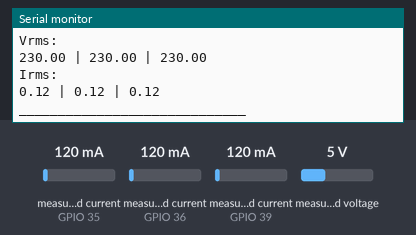
Simulated run of this program. Board: ESP32. Shown: the last lines printed to the serial monitor. The test bench sets the inputs (shaded band); at power-on: measured current (sensors on GPIO 35, GPIO 36, GPIO 39) 120 mA, measured voltage 5 V. WiFi joins after 1.5 s; servers stay silent unless stated; no MQTT or app messages arrive unless stated; not simulated (calls return 0 or success): secrets.h; names the files do not define were given values by the test bench: BROKER_PORT = 1883.

Above: at 2.8 s.
2.9 s: measured current (sensor on GPIO 35) set to 40 mA
At 3.6 s:
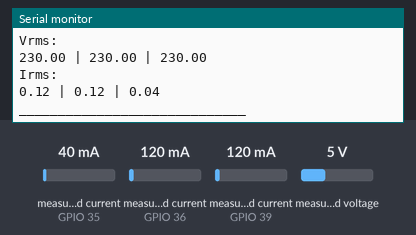
4.4 s: measured current (sensor on GPIO 36) set to 40 mA
At 5.8 s:
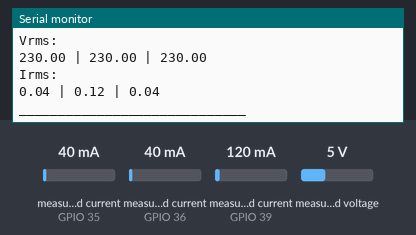
5.9 s: measured current (sensor on GPIO 39) set to 40 mA
At 7.3 s:
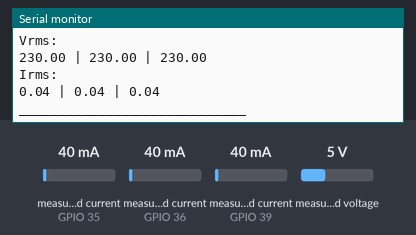
7.4 s: measured voltage set to 0.3 V
8.9 s: measured current (sensor on GPIO 35) set to 500 mA
At 9.6 s:
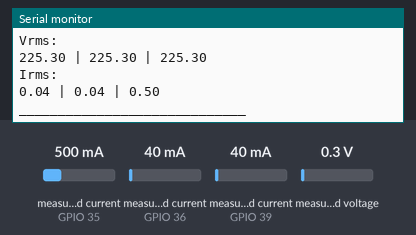
10.4 s: measured current (sensor on GPIO 36) set to 500 mA
At 11.9 s:
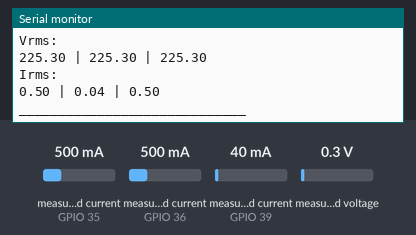
Timing chart, 0 to 12.9 s (numbered marks = the images above; inputs shaded):
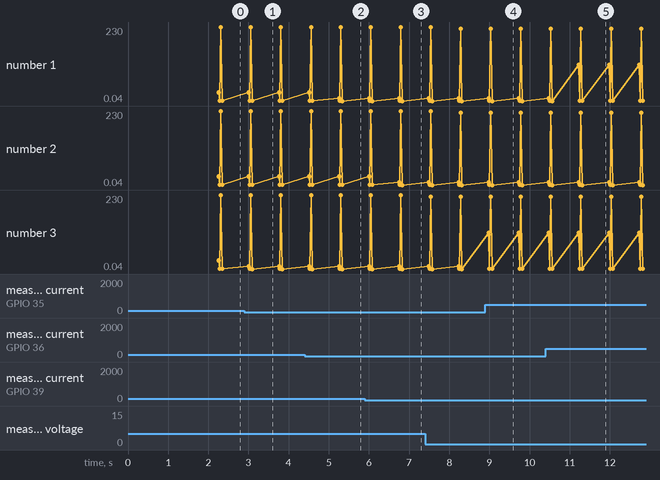

The program:

main.cpp
```cpp
#include <Arduino.h>
#include <WiFi.h>
#include <PubSubClient.h>
#include <math.h>
#include <HTTPClient.h>
#include <secrets.h>
#include <string.h>
#include <ArduinoJson.h>
#include <EmonLib.h>


//Lolin 32 Lite pinout and specs
//https://mischianti.org/esp32-wemos-lolin32-lite-high-resolution-pinout-and-specs/


const char* SSID = WIFI_SSID;
const char* PASSWORD = WIFI_PASSWORD;

const char* mqtt_server = MQTT_SERVER; // Home Asistant IP
const int mqqt_port = BROKER_PORT;
const char* brokerUser = BROKER_USER;
const char* brokerPass = BROKER_PASS;
const char* broker = BROKER;

const char *api_url = "https://mgrey.se/espot?format=json";

// pin definitions
#define CURRENT_PHASE1 36
#define CURRENT_PHASE2 39
#define CURRENT_PHASE3 35

#define VOLT_PHASE1 32
#define VOLT_PHASE2 33
#define VOLT_PHASE3 34


//objects

WiFiClient espClient;
PubSubClient client(espClient);

EnergyMonitor emon_p1; // e monitor phase 1
EnergyMonitor emon_p2; // e monitor phase 2
EnergyMonitor emon_p3; // e monitor phase 3


unsigned long startMillis;
unsigned long currentMillis;


// put function declarations here:

boolean has_it_been_minutes(int seconds);
void send_data_via_MQTT(void);
void get_readings();
float get_current_reading(int CurrentPin);
float calculatePhaseShift(float voltage, float current);
void setupWifi();
void mqtt_reconnect();
void callback(char* topic, byte* payload, unsigned int length);
void fetchAPIData();
void extract_spot_price_Values(String json, String area_key, String hour_key, String price_key);


// setup code here
void setup(){
  Serial.begin(9600);
  Serial.println("Starting...");
  setupWifi();
  client.setServer(mqtt_server, mqqt_port);


  startMillis = millis();
  currentMillis = startMillis;

  emon_p1.voltage(VOLT_PHASE1, 190, 2.7); // Voltage: input pin, calibration, phase_shift
  emon_p1.current(CURRENT_PHASE1, 1.2); // Current: input pin, calibration.

  emon_p2.voltage(VOLT_PHASE2, 190, 2.7);
  emon_p2.current(CURRENT_PHASE2, 1.2);

  emon_p3.voltage(VOLT_PHASE3, 200, 2.7);
  emon_p3.current(CURRENT_PHASE3, 1.2);
}


typedef struct power{
  float Phase1;
  float Phase2;
  float Phase3;
  float Total;
  float TotalActive;
  float TotalRecative;
  float PowerFactorR;
  float PowerFactorS;
  float PowerFactorT;
} Power;

Power power = {0.0, 0.0, 0.0, 0.0, 0.0, 0.0, 0.0, 0.0, 0.0};

float volt_Phase1 = 0.0;
float volt_Phase2 = 0.0;
float volt_Phase3 = 0.0;

float current_Phase1 = 0.0;
float current_Phase2 = 0.0;
float current_Phase3 = 0.0;

float phaseShift = 0.0;

float hour = 0.0;
float previous_hour = 0.0;
float spot_price = 0.0;
float k_watt_hours = 0.0;
float k_watt_hours_per_day = 0.0;
float day_cost = 0.0;


int kwh_count = 0;

// main loop here
void loop(){
  if (!client.connected()) {
    mqtt_reconnect();
  }
  client.loop();


  emon_p1.calcVI(20, 2000);
  emon_p2.calcVI(20, 2000);
  emon_p3.calcVI(20, 2000);

  Serial.print("\nApparent power:\n");
  Serial.print(emon_p1.apparentPower);
  Serial.print(" | ");
  Serial.print(emon_p2.apparentPower);
  Serial.print(" | ");
  Serial.println(emon_p3.apparentPower);

  Serial.print("\n\n\n\nActive power:\n");
  Serial.print(emon_p1.realPower);
  Serial.print(" | ");
  Serial.print(emon_p2.realPower);
  Serial.print(" | ");
  Serial.println(emon_p3.realPower);


  Serial.print("\nPF:\n");
  Serial.print(emon_p1.powerFactor);
  Serial.print(" | ");
  Serial.print(emon_p2.powerFactor);
  Serial.print(" | ");
  Serial.println(emon_p3.powerFactor);

  Serial.print("\nVrms:\n");
  Serial.print(emon_p1.Vrms);
  Serial.print(" | ");
  Serial.print(emon_p2.Vrms);
  Serial.print(" | ");
  Serial.println(emon_p3.Vrms);

  Serial.print("\nIrms:\n");
  Serial.print(emon_p1.Irms);
  Serial.print(" | ");
  Serial.print(emon_p2.Irms);
  Serial.print(" | ");
  Serial.println(emon_p3.Irms);
  Serial.println("_____________________________");

power.TotalActive = emon_p1.realPower + emon_p2.realPower + emon_p3.realPower;
power.Total = emon_p1.apparentPower + emon_p2.apparentPower + emon_p3.apparentPower;

float p1_reactive = sqrt(pow(emon_p1.apparentPower, 2) - pow(emon_p1.realPower, 2));
float p2_reactive = sqrt(pow(emon_p2.apparentPower, 2) - pow(emon_p2.realPower, 2));
float p3_reactive = sqrt(pow(emon_p3.apparentPower, 2) - pow(emon_p3.realPower, 2));
power.TotalRecative = p1_reactive + p2_reactive + p3_reactive;


  // check for if 15 min has been if so then send spot prices etc
  if(has_it_been_minutes(15) == true) {
    fetchAPIData(); //update value for every 5 minuts for safety since 60 minuts would be close to the chagning point
    if(previous_hour != hour && previous_hour < 23){ // if a a new hour is detected then add that to the total cost per day
      day_cost = day_cost + (0.01 * spot_price * k_watt_hours);
      previous_hour = hour;
      client.publish("Home-Power/energy/day_cost", String(day_cost).c_str(), true); // update day cost for every hour
      client.publish("Home-Power/energy/spot_price", String(spot_price).c_str(), true);
    }
    else if(previous_hour != hour && previous_hour == 23){ // if a new day is detected then reset the daily cost
      day_cost = 0.0;
      previous_hour = hour;
      client.publish("Home-Power/energy/day_cost", String(day_cost).c_str(), true); // update day cost for every hour
      client.publish("Home-Power/energy/spot_price", String(spot_price).c_str(), true);
    }
  }


  // send emon power readings via MQTT
  send_data_via_MQTT();

}


boolean has_it_been_minutes(int minutes){
  currentMillis = millis();
  if(currentMillis - startMillis >= minutes * 1000 * 60){
    startMillis = currentMillis;
    return true;
  }
  else{
    return false;
  }
}


void send_data_via_MQTT(void){
  //voltage
  client.publish("Home-Power/volt/Phase1", String(emon_p1.Vrms).c_str(), true);
  client.publish("Home-Power/volt/Phase2", String(emon_p2.Vrms).c_str(), true);
  client.publish("Home-Power/volt/Phase3", String(emon_p3.Vrms).c_str(), true);

  //current
  client.publish("Home-Power/current/Phase1", String(emon_p1.Irms).c_str(), true);
  client.publish("Home-Power/current/Phase2", String(emon_p2.Irms).c_str(), true);
  client.publish("Home-Power/current/Phase3", String(emon_p3.Irms).c_str(), true);

  //power
  client.publish("Home-Power/power/Phase1", String(emon_p1.apparentPower).c_str(), true);
  client.publish("Home-Power/power/Phase2", String(emon_p2.apparentPower).c_str(), true);
  client.publish("Home-Power/power/Phase3", String(emon_p3.apparentPower).c_str(), true);

  client.publish("Home-Power/power/Total", String(power.Total).c_str(), true);
  client.publish("Home-Power/power/Total_active", String(power.TotalActive).c_str(), true);
  client.publish("Home-Power/power/Total_reactive", String(power.TotalRecative).c_str(), true);

  //PF
  client.publish("Home-Power/power/Power_factorR", String(emon_p1.powerFactor*100).c_str(), true);
  client.publish("Home-Power/power/Power_factorS", String(emon_p2.powerFactor*100).c_str(), true);
  client.publish("Home-Power/power/Power_factorT", String(emon_p3.powerFactor*100).c_str(), true);

}


void mqtt_reconnect(){
  // Loop until we're reconnected
  while (!client.connected()) {
    Serial.println("\nAttempting MQTT connection...");
    // Attempt to connect
    if (client.connect("ESP32Client", brokerUser, brokerPass)) {
      client.subscribe("InTopic");
      Serial.println("connected");
    } else {
      Serial.print("failed, rc=");
      Serial.print(client.state());
      Serial.println(" try again in 5 seconds");
      // Wait 5 seconds before retrying
      delay(5000);
    }
  }
}


void setupWifi() {
  delay(100);
  Serial.println("\nConnecting to");
  Serial.println(WIFI_SSID);
  WiFi.begin(WIFI_SSID, WIFI_PASSWORD);
  while(WiFi.status() != WL_CONNECTED){
    delay(100);
    Serial.print("-");
  }
  Serial.println("\nConnected to WiFi");
  Serial.println(WiFi.localIP());
}


void callback(char* topic, byte* payload, unsigned int length){
  payload[length] = '\0';
  String message = (char*)payload;
  Serial.println(message);
}


void fetchAPIData() {
  HTTPClient http;

  // Send GET request
  http.begin(api_url);  // Specify the URL
  int httpCode = http.GET();

  if (httpCode > 0) {  // Check for a successful response
    Serial.printf("\n\n\n\nHTTP GET request code: %d\n", httpCode);
    if (httpCode == HTTP_CODE_OK) {
      String payload = http.getString();
      Serial.println("Received payload:");
      Serial.println(payload);
      Serial.println("\n");


      //updates the hour and the spot price for the choosen area
      extract_spot_price_Values(payload, "SE3", "hour", "price_sek");

      Serial.print("Hour: ");
      Serial.println(hour);
      Serial.print("Price in Öre: ");
      Serial.println(spot_price);


    }

  } else {
    Serial.println("Error in HTTP GET request");
  }

  http.end();  // Close connection

}


// Function to extract a value from JSON string based on key
void extract_spot_price_Values(String json, String area_key, String hour_key, String price_key) {

  // Parse JSON data
  DynamicJsonDocument doc(1024);
  DeserializationError error = deserializeJson(doc, json);

  if (error) {
    Serial.print("Error parsing JSON: ");
    Serial.println(error.c_str());
    return;
  }

  // Extract data for SE3
  JsonArray Data = doc[area_key];
  if (Data.isNull() || Data.size() == 0) {
    Serial.print("No data found for ");
    Serial.println(area_key);
    return;
  }

  // Extract hour and price_sek values from the first entry of SE3
  JsonObject Entry = Data[0];
  hour = Entry[hour_key];
  spot_price = Entry[price_key];

}
```

Measured:
- after the input at 2.9 s, the serial monitor: prints a new line after 0.11 s (image 1)
- after the input at 4.4 s, the serial monitor: prints a new line after 0.86 s (image 2)
- after the input at 5.9 s, the serial monitor: prints a new line after 0.85 s (image 3)
- after the input at 8.9 s, the serial monitor: prints a new line after 0.08 s (image 4)
- after the input at 10.4 s, the serial monitor: prints a new line after 0.83 s (image 5)
- plotted number 3: 0.12 → 0.04 after the input at 2.9 s, 0.04 → 0.5 after the input at 8.9 s
